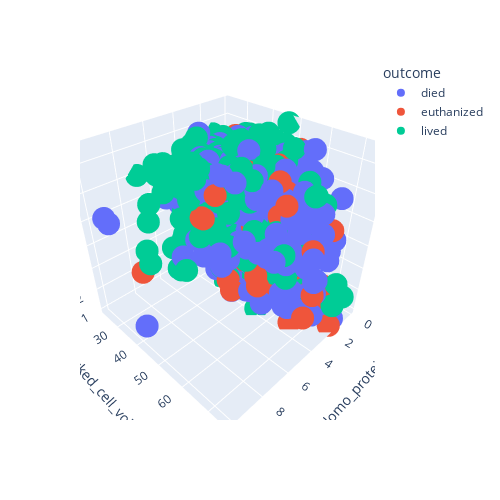

The notebook cell this image was saved under:
### Code cell
fig = px.scatter_3d(train_df, x = x, y= y , z= z , color='outcome', height= 500, width= 500)

fig.show()

### Figure 1 — Plotly figure (JSON) as saved in the notebook; plotly's stock layout.template omitted (floating-point values rounded to 4 significant figures; data arrays with more than 128 entries replaced by an {"elided": "..."} marker saying what was removed)
{"data": [{"hovertemplate": "outcome=died<br>abdomo_protein=%{x}<br>packed_cell_volume=%{y}<br>nasogastric_reflux_ph=%{z}<extra></extra>", "legendgroup": "died", "marker": {"color": "#636efa", "symbol": "circle"}, "mode": "markers", "name": "died", "scene": "scene", "showlegend": true, "type": "scatter3d", "x": {"elided": "410 float values"}, "y": {"elided": "410 int values"}, "z": {"elided": "410 float values"}}, {"hovertemplate": "outcome=euthanized<br>abdomo_protein=%{x}<br>packed_cell_volume=%{y}<br>nasogastric_reflux_ph=%{z}<extra></extra>", "legendgroup": "euthanized", "marker": {"color": "#EF553B", "symbol": "circle"}, "mode": "markers", "name": "euthanized", "scene": "scene", "showlegend": true, "type": "scatter3d", "x": {"elided": "251 float values"}, "y": {"elided": "251 float values"}, "z": {"elided": "251 float values"}}, {"hovertemplate": "outcome=lived<br>abdomo_protein=%{x}<br>packed_cell_volume=%{y}<br>nasogastric_reflux_ph=%{z}<extra></extra>", "legendgroup": "lived", "marker": {"color": "#00cc96", "symbol": "circle"}, "mode": "markers", "name": "lived", "scene": "scene", "showlegend": true, "type": "scatter3d", "x": {"elided": "574 float values"}, "y": {"elided": "574 float values"}, "z": {"elided": "574 float values"}}], "layout": {"height": 500, "legend": {"title": {"text": "outcome"}, "tracegroupgap": 0}, "margin": {"t": 60}, "scene": {"domain": {"x": [0, 1], "y": [0, 1]}, "xaxis": {"title": {"text": "abdomo_protein"}}, "yaxis": {"title": {"text": "packed_cell_volume"}}, "zaxis": {"title": {"text": "nasogastric_reflux_ph"}}}, "width": 500}}
